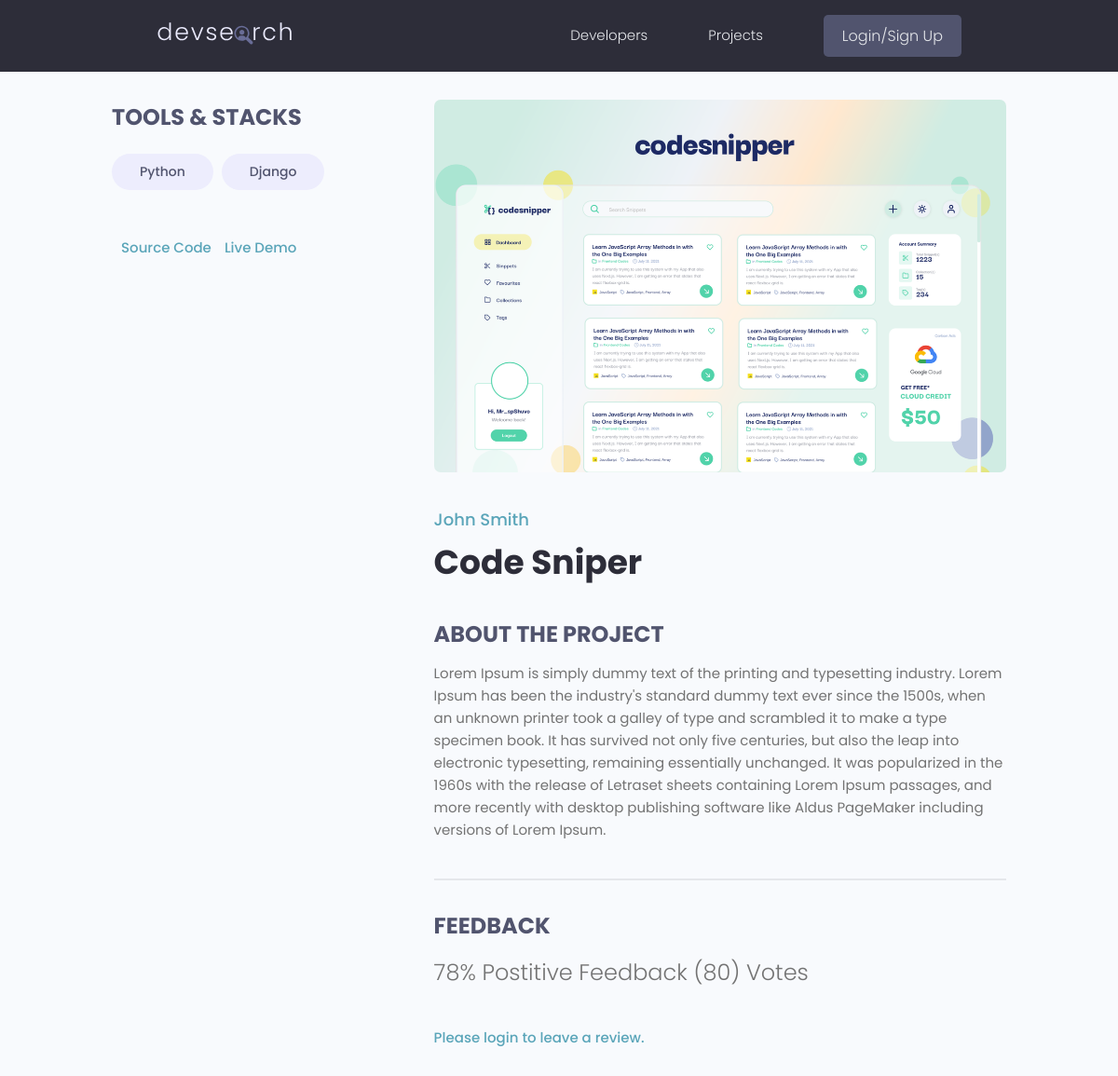
Page /projects/project/0968ed24-174d-4dbb-ae51-90c1a29083c2/ on the earlier database version.
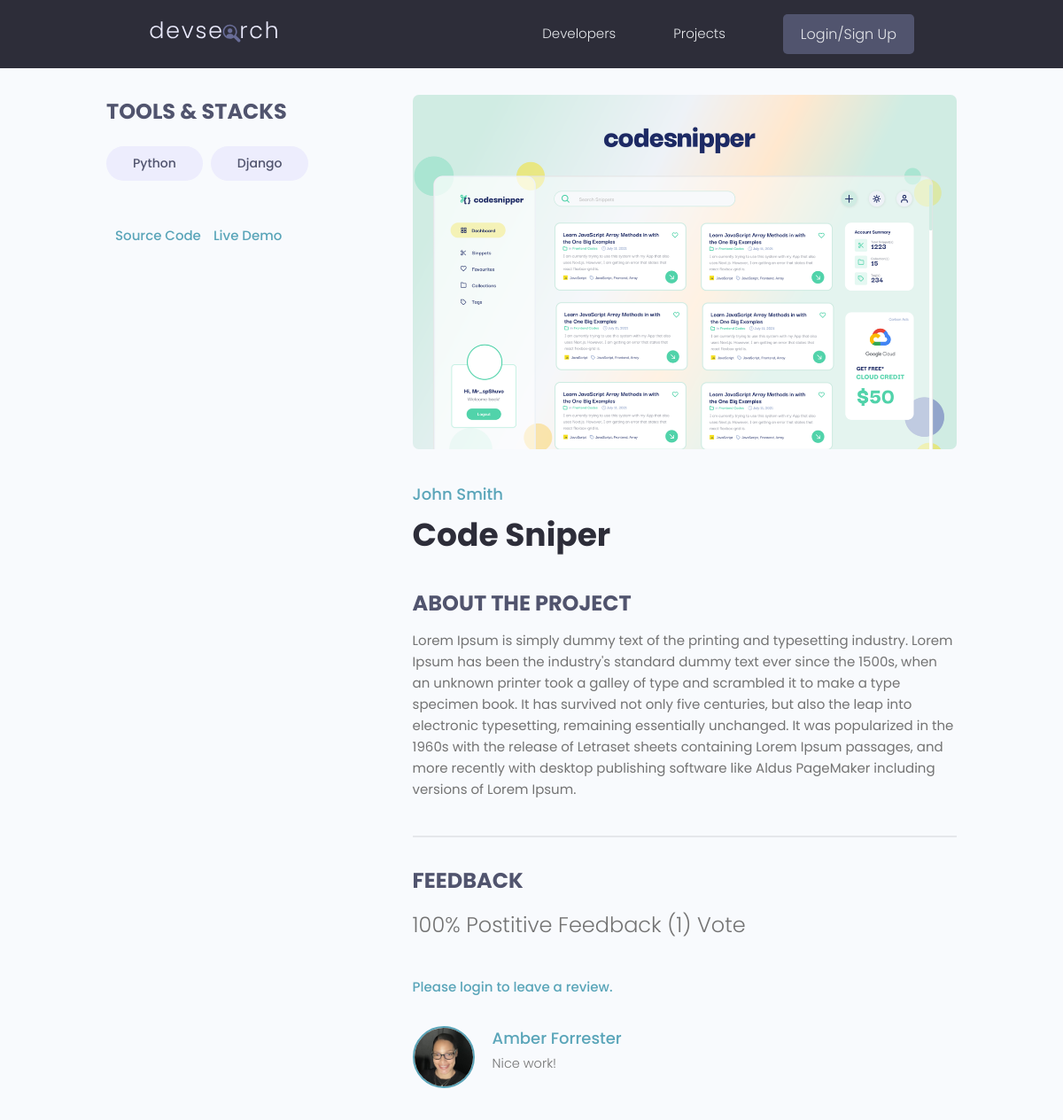
Same page on the later database version.
### projects/models.py (models this page shows, shortened)
class Tag(models.Model):
    name = models.CharField(max_length=200)
    created = models.DateTimeField(auto_now_add=True)
    id = models.UUIDField(default=uuid.uuid4, unique=True,
                          primary_key=True, editable=False)
    def __str__(self):
        return self.name

class Project(models.Model):
    owner = models.ForeignKey(Profile, null=True, blank=True,
                              on_delete=models.SET_NULL)
    title = models.CharField(max_length=200)
    description = models.TextField(null=True, blank=True)
    featured_image = models.ImageField(null=True, blank=True, default='default.jpg')
    demo_link = models.CharField(max_length=2000, null=True, blank=True)
    source_link = models.CharField(max_length=2000, null=True, blank=True)
    tags = models.ManyToManyField('Tag', blank=True)
    vote_total = models.IntegerField(default=0, null=True, blank=True)
    vote_ratio = models.IntegerField(default=0, null=True, blank=True)
    created = models.DateTimeField(auto_now_add=True)
    id = models.UUIDField(default=uuid.uuid4, unique=True,
                          primary_key=True, editable=False)
    class Meta:
        ordering = ['-vote_ratio','-vote_total', 'title']
    @property
    def reviewers(self):
        queryset = self.review_set.all().values_list('owner__id', flat=True)
        return queryset

class Review(models.Model):
    VOTE_TYPE = (
        ('up', 'Up Vote'),
        ('down', 'Down Vote'),
    )
    owner = models.ForeignKey(Profile, on_delete=models.CASCADE, null=True)
    project = models.ForeignKey(Project, on_delete=models.CASCADE)
    body = models.TextField(null=True, blank=True)
    value = models.CharField(max_length=200, choices=VOTE_TYPE)
    created = models.DateTimeField(auto_now_add=True)
    id = models.UUIDField(default=uuid.uuid4, unique=True,
                          primary_key=True, editable=False)
    class Meta:
        unique_together = [['owner', 'project']]

### users/models.py (models this page shows, shortened)
class Profile(models.Model):
    user = models.OneToOneField(
        User, on_delete=models.CASCADE, null=True, blank=True)
    name = models.CharField(max_length=200, null=True, blank=True)
    email = models.EmailField(max_length=500, null=True, blank=True)
    username = models.CharField(max_length=200, null=True, blank=True)
    location = models.CharField(max_length=200, null=True, blank=True)
    short_intro = models.CharField(max_length=200, null=True, blank=True)
    bio = models.TextField(null=True, blank=True)
    profile_image = models.ImageField(null=True, blank=True, upload_to='profiles/',
        default="profiles/user-default.png")
    social_github = models.CharField(max_length=200, null=True, blank=True)
    social_twitter = models.CharField(max_length=200, null=True, blank=True)
    social_linkedin = models.CharField(max_length=200, null=True, blank=True)
    social_youtube = models.CharField(max_length=200, null=True, blank=True)
    social_website = models.CharField(max_length=200, null=True, blank=True)
    created = models.DateTimeField(auto_now_add=True)
    id = models.UUIDField(default=uuid.uuid4, unique=True,
                          primary_key=True, editable=False)

### projects/views.py (the view, shortened to what this page needs)
# urls.py: path('project/<str:pk>/', views.project, name='project'),
def project(request, pk):
    projectObj = Project.objects.get(id=pk)
    form = ReviewForm()
    return render(request, 'projects/single-project.html', {'project': projectObj, 'form': form})

### projects/templates/projects/single-project.html (shortened to what this page needs)
{% extends 'main.html' %}
{% block content %}
<main class="singleProject my-md">
    <div class="container">
        <div class="layout">
            <div class="column column--1of3">
                <h3 class="singleProject__subtitle">Tools & Stacks</h3>
                <div class="singleProject__toolStack">
                    {% for tag in project.tags.all %}
                    <span class="tag tag--pill tag--sub tag--lg">
                        <small>{{tag}}</small>
                    </span>
                    {% endfor %}
                </div>
                {% if project.source_link %}
                <a class="singleProject__liveLink" href="{{project.source_link}}" target="_blank">Source Code
                </a>
                {% endif %}
                {% if project.demo_link %}
                <a class="singleProject__liveLink" href="{{project.source_link}}" target="_blank">Live Demo
                </a>
                {% endif %}
            </div>
            <div class="column column--2of3">
                <img class="singleProject__preview" src="{{ project.featured_image.url }}" alt="portfolio thumbnail" />
                <a href="{% url 'user-profile' project.owner.id  %}" class="singleProject__developer">{{project.owner.name}}</a>
                <h2 class="singleProject__title">{{project.title}}</h2>
                <h3 class="singleProject__subtitle">About the Project</h3>
                    <div class="singleProject__info">
                        {{project.description}}
                    </div>
                <div class="comments">
                    <h3 class="singleProject__subtitle">Feedback</h3>
                    <h5 class="project--rating">{{project.vote_ratio}}% Postitive Feedback ({{project.vote_total}}) Vote{{project.vote_total|pluralize:"s"}}
                    </h5>
                    {% if request.user.profile.id in project.reviewers %}
                        <p> Sorry, you have already submitted a review for this project. </p>
                    {% elif request.user.profile == project.owner %}
                        <p> Sorry, you cannot review your own project. </p>
                        {% else %}
                            <a href="{% url 'login' %}?next={{request.path}}">Please login to leave a review.</a>
                    {% endif %}
                    <div class="commentList">
                        {% for review in project.review_set.all %}
                        {% if review.body %}
                        <div class="comment">
                            <a href="{% url 'user-profile' review.owner.id  %}">
                            <img class="avatar avatar--md"
                                src="{{review.owner.profile_image.url}}" alt="user" />
                            </a>
                            <div class="comment__details">
                                <a href="{% url 'user-profile' review.owner.id  %}" class="comment__author">{{review.owner.name}}</a>
                                <p class="comment__info">{{review.body|linebreaksbr}}</p>
                            </div>
                        </div>
                        {% endif %}
                        {% endfor %}
                    </div>
                </div>
            </div>
        </div>
    </div>
</main>
{% endblock content %}

Differences in the rows shown:
changed Project "Code Sniper": vote_ratio "78" → "100"; vote_total "80" → "1"
added Review: owner.profile_image (placeholder picture), owner.name "Amber Forrester", body "Nice work!"
